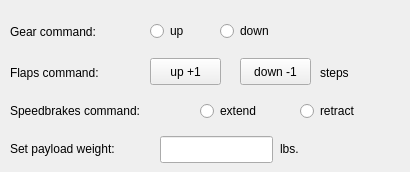
     <widget class="QWidget" name="tab_11">
      <attribute name="title">
       <string>aircraft</string>
      </attribute>
      <widget class="QRadioButton" name="GearUpButton">
       <property name="geometry">
        <rect>
         <x>150</x>
         <y>20</y>
         <width>51</width>
         <height>22</height>
        </rect>
       </property>
       <property name="text">
        <string>up</string>
       </property>
       <property name="autoExclusive">
        <bool>true</bool>
       </property>
      </widget>
      <widget class="QRadioButton" name="GearDownButton">
       <property name="geometry">
        <rect>
         <x>220</x>
         <y>20</y>
         <width>71</width>
         <height>22</height>
        </rect>
       </property>
       <property name="text">
        <string>down</string>
       </property>
      </widget>
      <widget class="QLabel" name="label_2">
       <property name="geometry">
        <rect>
         <x>10</x>
         <y>21</y>
         <width>121</width>
         <height>21</height>
        </rect>
       </property>
       <property name="text">
        <string>Gear command: </string>
       </property>
      </widget>
      <widget class="QLabel" name="label_3">
       <property name="geometry">
        <rect>
         <x>10</x>
         <y>64</y>
         <width>121</width>
         <height>17</height>
        </rect>
       </property>
       <property name="text">
        <string>Flaps command:</string>
       </property>
      </widget>
      <widget class="QPushButton" name="FlapsUpButton">
       <property name="geometry">
        <rect>
         <x>150</x>
         <y>58</y>
         <width>71</width>
         <height>27</height>
        </rect>
       </property>
       <property name="text">
        <string>up +1</string>
       </property>
      </widget>
      <widget class="QPushButton" name="FlapsDownButton">
       <property name="geometry">
        <rect>
         <x>240</x>
         <y>58</y>
         <width>71</width>
         <height>27</height>
        </rect>
       </property>
       <property name="text">
        <string>down -1</string>
       </property>
      </widget>
      <widget class="QLabel" name="label_4">
       <property name="geometry">
        <rect>
         <x>10</x>
         <y>102</y>
         <width>171</width>
         <height>17</height>
        </rect>
       </property>
       <property name="text">
        <string>Speedbrakes command:</string>
       </property>
      </widget>
      <widget class="QRadioButton" name="SBUpButton">
       <property name="geometry">
        <rect>
         <x>200</x>
         <y>100</y>
         <width>101</width>
         <height>22</height>
        </rect>
       </property>
       <property name="text">
        <string>extend</string>
       </property>
      </widget>
      <widget class="QRadioButton" name="SBDownButton">
       <property name="geometry">
        <rect>
         <x>300</x>
         <y>100</y>
         <width>101</width>
         <height>22</height>
        </rect>
       </property>
       <property name="text">
        <string>retract</string>
       </property>
      </widget>
      <widget class="QLabel" name="label_10">
       <property name="geometry">
        <rect>
         <x>10</x>
         <y>140</y>
         <width>141</width>
         <height>17</height>
        </rect>
       </property>
       <property name="text">
        <string>Set payload weight:</string>
       </property>
      </widget>
      <widget class="QLineEdit" name="payloadWeightEdit">
       <property name="geometry">
        <rect>
         <x>160</x>
         <y>136</y>
         <width>113</width>
         <height>27</height>
        </rect>
       </property>
      </widget>
      <widget class="QLabel" name="label_11">
       <property name="geometry">
        <rect>
         <x>280</x>
         <y>140</y>
         <width>31</width>
         <height>17</height>
        </rect>
       </property>
       <property name="text">
        <string>lbs.</string>
       </property>
      </widget>
      <widget class="QLabel" name="label_12">
       <property name="geometry">
        <rect>
         <x>320</x>
         <y>64</y>
         <width>51</width>
         <height>17</height>
        </rect>
       </property>
       <property name="text">
        <string>steps</string>
       </property>
      </widget>
     </widget>
